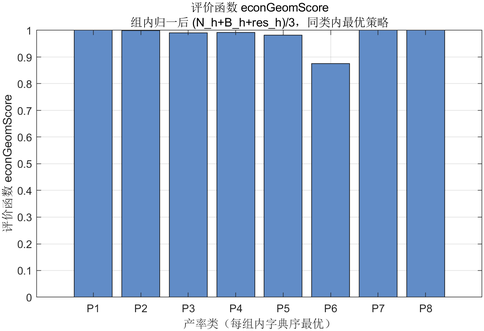
#> input picture QS scripts/figure_triple_quad/20260515_015914_368/hyst_Binhibit/P1toP8_summary_econGeomScore.png, 484 x 331 px, shrunk from 1262 x 862 before the run; its folder holds 5 pictures in this run
$ python compose_2x2_abcd.py
#> lines starting #> are read from the running program, lines starting #| are printed output that depends on the picture
# -*- coding: utf-8 -*-
"""Compose alphabetically sorted images in each subfolder into one 2x2 panel with (a)-(d) labels."""

from __future__ import annotations

import os
from pathlib import Path

from PIL import Image, ImageDraw, ImageFont

SUBDIRS = ("hyst_Binhibit", "hyst_Bpromote", "nohyst_Binhibit", "nohyst_Bpromote")
IMAGE_EXTS = (".png", ".jpg", ".jpeg", ".webp", ".tif", ".tiff")
LABELS = ("(a)", "(b)", "(c)", "(d)")
OUTPUT_NAME = "composite_2x2_abcd.png"
LABEL_BAND = 48
FONT_SIZE = 28
PAD = 8


def _sorted_image_paths(folder: Path) -> list[Path]:
    files = [
        p
        for p in folder.iterdir()
        if p.is_file() and p.suffix.lower() in IMAGE_EXTS and p.name != OUTPUT_NAME
    ]
    return sorted(files, key=lambda p: p.name.lower())


def _load_font() -> ImageFont.FreeTypeFont | ImageFont.ImageFont:
    candidates = [
        r"C:\Windows\Fonts\arial.ttf",
        r"C:\Windows\Fonts\calibri.ttf",
        r"C:\Windows\Fonts\msyh.ttc",
    ]
    for fp in candidates:
        if os.path.isfile(fp):
            try:
                return ImageFont.truetype(fp, FONT_SIZE)
            except OSError:
                continue
    return ImageFont.load_default()


def _to_rgb_on_white(im: Image.Image) -> Image.Image:
    if im.mode == "RGBA":
        base = Image.new("RGB", im.size, (255, 255, 255))
        base.paste(im, mask=im.split()[3])
        return base
    return im.convert("RGB")


def _pad_to_size(im: Image.Image, w: int, h: int, bg: tuple[int, int, int] = (255, 255, 255)) -> Image.Image:
    rgb = _to_rgb_on_white(im)
    if rgb.size == (w, h):
        return rgb
    canvas = Image.new("RGB", (w, h), bg)
    x = (w - rgb.size[0]) // 2
    y = (h - rgb.size[1]) // 2
    canvas.paste(rgb, (x, y))
    return canvas


def compose_folder(folder: Path, font: ImageFont.FreeTypeFont | ImageFont.ImageFont) -> Path:
    paths = _sorted_image_paths(folder)
    if len(paths) != 4:
        raise SystemExit(f"{folder}: need exactly 4 images, found {len(paths)}")

    images = [Image.open(p) for p in paths]
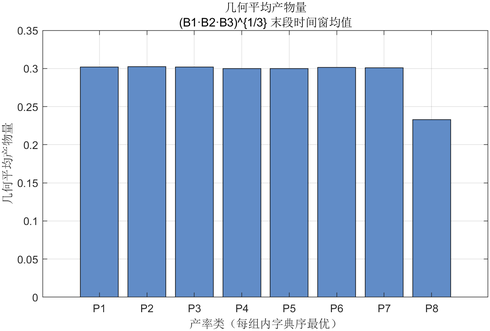
#> input picture QS scripts/figure_triple_quad/20260515_015914_368/hyst_Binhibit/P1toP8_summary_geomMeanB.png, 490 x 331 px, shrunk from 1278 x 862 before the run
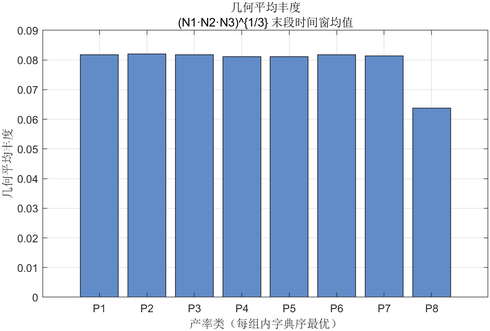
#> input picture QS scripts/figure_triple_quad/20260515_015914_368/hyst_Binhibit/P1toP8_summary_geomMeanN.png, 490 x 331 px, shrunk from 1278 x 862 before the run
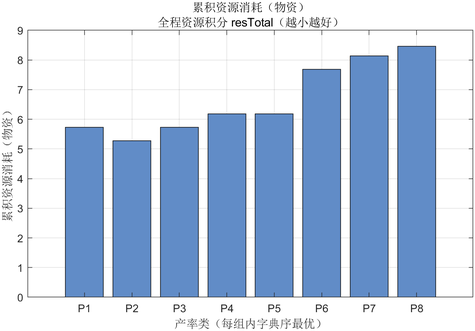
#> input picture QS scripts/figure_triple_quad/20260515_015914_368/hyst_Binhibit/P1toP8_summary_resTotal.png, 475 x 331 px, shrunk from 1239 x 862 before the run
#> images = 4 items
    try:
        max_w = max(im.size[0] for im in images)
#> max_w = 490
        max_h = max(im.size[1] for im in images)
#> max_h = 331
        cell_w = max_w + 2 * PAD
#> cell_w = 506
        cell_h_img = max_h + 2 * PAD
#> cell_h_img = 347
        cell_h = cell_h_img + LABEL_BAND
#> cell_h = 395

        total_w = cell_w * 2
#> total_w = 1012
        total_h = cell_h * 2
#> total_h = 790
        out = Image.new("RGB", (total_w, total_h), (255, 255, 255))
#> out: PIL image 1012x790 RGB; every value is 255
        draw = ImageDraw.Draw(out)

        positions = [(0, 0), (cell_w, 0), (0, cell_h), (cell_w, cell_h)]
#> positions = [(0, 0), (506, 0), (0, 395), (506, 395)]
        for idx, (im, label, (ox, oy)) in enumerate(zip(images, LABELS, positions)):
            padded = _pad_to_size(im, cell_w - 2 * PAD, cell_h_img - 2 * PAD)
            sub = Image.new("RGB", (cell_w, cell_h_img), (255, 255, 255))
            sx = (cell_w - padded.size[0]) // 2
            sy = (cell_h_img - padded.size[1]) // 2
            sub.paste(padded, (sx, sy))
            out.paste(sub, (ox, oy))

            bbox = draw.textbbox((0, 0), label, font=font)
            tw = bbox[2] - bbox[0]
            th = bbox[3] - bbox[1]
            tx = ox + (cell_w - tw) // 2
            ty = oy + cell_h_img + (LABEL_BAND - th) // 2
            draw.text((tx, ty), label, fill=(0, 0, 0), font=font)
#> this loop made 4 passes
#> (label, ox, oy, x in _pad_to_size, y in _pad_to_size, bbox, tw, tx) on passes 1, 4: ('(a)', 0, 0, 3, 0, (0, 1, 12, 11), 12, 247), ('(d)', 506, 395, 7, 0, (0, 1, 13, 11), 13, 752)
#> (label, ox, oy, bbox, tw, tx, ty) on passes 2 to 3: ('(b)', 506, 0, (0, 1, 13, 11), 13, 752, 366), ('(c)', 0, 395, (0, 1, 12, 11), 12, 247, 761)
#> pass 1, in compose_folder, `padded = _pad_to_size(im, cell_w - 2 * PAD, cell_h_img - 2 * PAD)`:
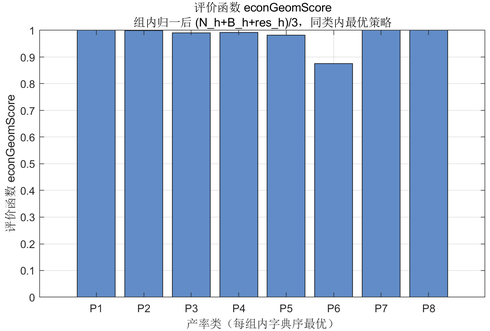
#> padded: PIL image 490x331 RGB; mean R, G, B 170.2, 190.8, 219.2
#> after the loop:
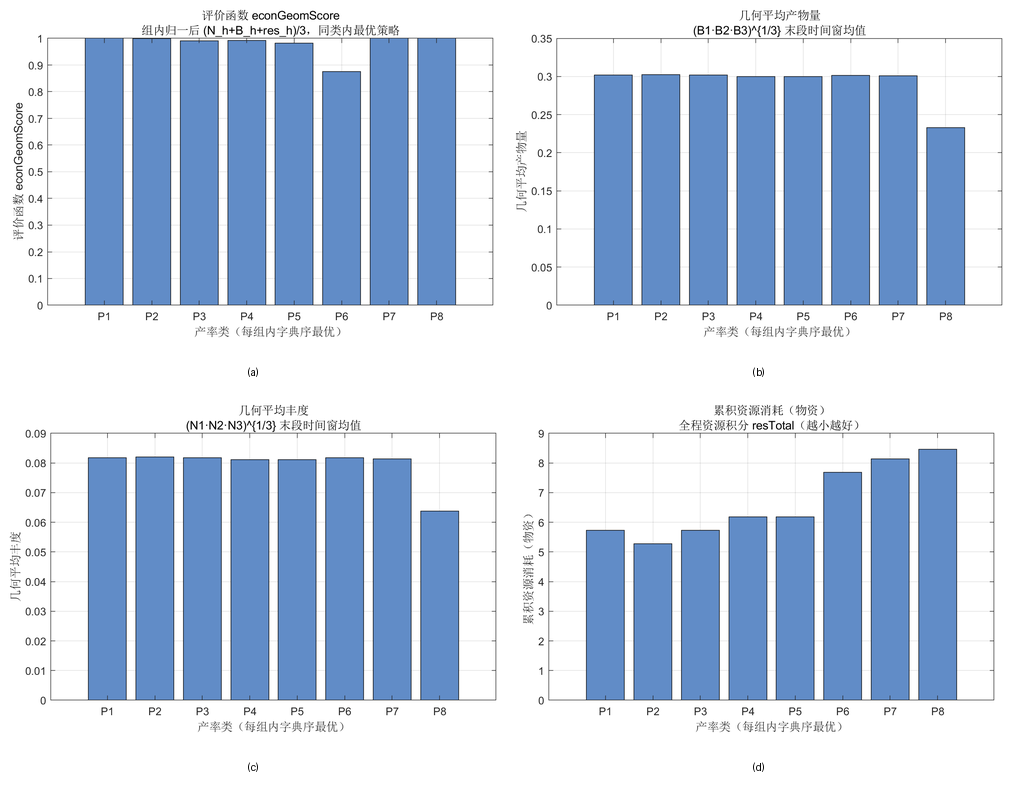
#> out: PIL image 1012x790 RGB; mean R, G, B 194.5, 209.2, 229.4
#> after the loop:
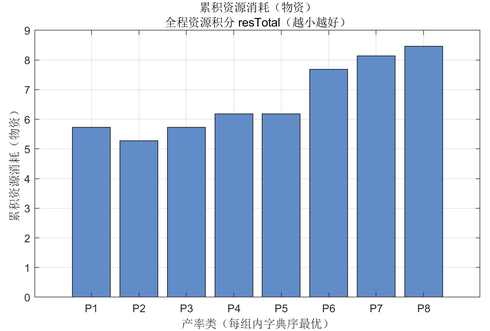
#> padded: PIL image 490x331 RGB; mean R, G, B 190.3, 205.9, 227.3
#> after the loop:
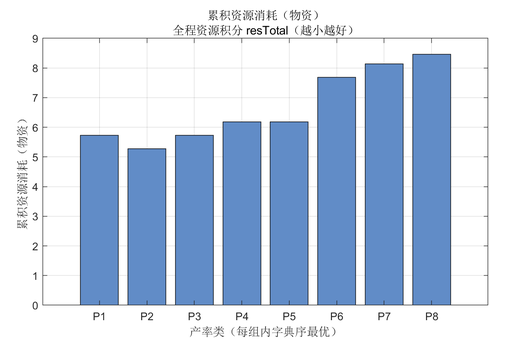
#> sub: PIL image 506x347 RGB; mean R, G, B 195.2, 209.6, 229.4
    finally:
        for im in images:
            im.close()
#> this loop made 4 passes

    out_path = folder / OUTPUT_NAME
    out.save(out_path, dpi=(150, 150))
    return out_path


def main() -> None:
    root = Path(__file__).resolve().parent
    font = _load_font()
    for name in SUBDIRS:
        d = root / name
        if not d.is_dir():
            print(f"skip missing: {d}")
            continue
        out = compose_folder(d, font)
        print(f"saved: {out}")


if __name__ == "__main__":
    main()
